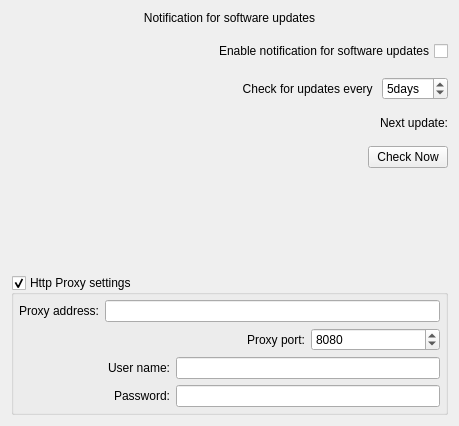
     <widget class="QWidget" name="tabUpdates">
      <attribute name="title">
       <string>Updates</string>
      </attribute>
      <layout class="QGridLayout">
       <property name="verticalSpacing">
        <number>16</number>
       </property>
       <item row="0" column="0" colspan="3">
        <widget class="QLabel" name="labelPageUpdates">
         <property name="sizePolicy">
          <sizepolicy hsizetype="Preferred" vsizetype="Fixed">
           <horstretch>0</horstretch>
           <verstretch>4</verstretch>
          </sizepolicy>
         </property>
         <property name="text">
          <string>Notification for software updates</string>
         </property>
         <property name="alignment">
          <set>Qt::AlignCenter</set>
         </property>
        </widget>
       </item>
       <item row="1" column="0" colspan="3">
        <widget class="IQFCheckBox" name="cbSwUpdatesEnable">
         <property name="sizePolicy">
          <sizepolicy hsizetype="Minimum" vsizetype="Fixed">
           <horstretch>0</horstretch>
           <verstretch>1</verstretch>
          </sizepolicy>
         </property>
         <property name="layoutDirection">
          <enum>Qt::RightToLeft</enum>
         </property>
         <property name="text">
          <string>Enable notification for software updates</string>
         </property>
        </widget>
       </item>
       <item row="2" column="0" colspan="2">
        <widget class="QLabel" name="labelCheckSwUpdates">
         <property name="sizePolicy">
          <sizepolicy hsizetype="Preferred" vsizetype="Preferred">
           <horstretch>1</horstretch>
           <verstretch>0</verstretch>
          </sizepolicy>
         </property>
         <property name="text">
          <string>Check for updates every </string>
         </property>
         <property name="alignment">
          <set>Qt::AlignRight|Qt::AlignTrailing|Qt::AlignVCenter</set>
         </property>
        </widget>
       </item>
       <item row="2" column="2">
        <widget class="IQFSpinBox" name="sBUpdatesInterval">
         <property name="sizePolicy">
          <sizepolicy hsizetype="Minimum" vsizetype="Fixed">
           <horstretch>0</horstretch>
           <verstretch>1</verstretch>
          </sizepolicy>
         </property>
         <property name="suffix">
          <string>days</string>
         </property>
         <property name="minimum">
          <number>1</number>
         </property>
         <property name="maximum">
          <number>90</number>
         </property>
         <property name="value">
          <number>5</number>
         </property>
        </widget>
       </item>
       <item row="3" column="0" colspan="3">
        <widget class="QLabel" name="labelNextUpdate">
         <property name="text">
          <string>Next update:</string>
         </property>
         <property name="alignment">
          <set>Qt::AlignRight|Qt::AlignTrailing|Qt::AlignVCenter</set>
         </property>
        </widget>
       </item>
       <item row="4" column="0">
        <spacer>
         <property name="orientation">
          <enum>Qt::Horizontal</enum>
         </property>
         <property name="sizeType">
          <enum>QSizePolicy::MinimumExpanding</enum>
         </property>
         <property name="sizeHint" stdset="0">
          <size>
           <width>351</width>
           <height>20</height>
          </size>
         </property>
        </spacer>
       </item>
       <item row="4" column="1" colspan="2">
        <widget class="IQFPushButton" name="pBCheckUpdates">
         <property name="sizePolicy">
          <sizepolicy hsizetype="Minimum" vsizetype="Fixed">
           <horstretch>1</horstretch>
           <verstretch>0</verstretch>
          </sizepolicy>
         </property>
         <property name="text">
          <string>Check Now</string>
         </property>
        </widget>
       </item>
       <item row="5" column="0" colspan="3">
        <spacer>
         <property name="orientation">
          <enum>Qt::Vertical</enum>
         </property>
         <property name="sizeHint" stdset="0">
          <size>
           <width>20</width>
           <height>91</height>
          </size>
         </property>
        </spacer>
       </item>
       <item row="6" column="0" colspan="3">
        <widget class="QGroupBox" name="groupBoxProxy">
         <property name="sizePolicy">
          <sizepolicy hsizetype="Preferred" vsizetype="Preferred">
           <horstretch>0</horstretch>
           <verstretch>2</verstretch>
          </sizepolicy>
         </property>
         <property name="title">
          <string>Http Proxy settings</string>
         </property>
         <property name="checkable">
          <bool>true</bool>
         </property>
         <layout class="QGridLayout">
          <property name="margin">
           <number>5</number>
          </property>
          <item row="0" column="0">
           <widget class="QLabel" name="labelProxyHost">
            <property name="text">
             <string>Proxy address:</string>
            </property>
            <property name="alignment">
             <set>Qt::AlignRight|Qt::AlignTrailing|Qt::AlignVCenter</set>
            </property>
           </widget>
          </item>
          <item row="0" column="1" colspan="3">
           <widget class="IQFLineEdit" name="lEProxyHost"/>
          </item>
          <item row="1" column="0" colspan="3">
           <widget class="QLabel" name="labelProxyPort">
            <property name="text">
             <string>Proxy port:</string>
            </property>
            <property name="alignment">
             <set>Qt::AlignRight|Qt::AlignTrailing|Qt::AlignVCenter</set>
            </property>
           </widget>
          </item>
          <item row="1" column="3">
           <widget class="IQFSpinBox" name="spinBoxProxyPort">
            <property name="minimum">
             <number>1</number>
            </property>
            <property name="maximum">
             <number>65535</number>
            </property>
            <property name="value">
             <number>8080</number>
            </property>
           </widget>
          </item>
          <item row="2" column="0" colspan="2">
           <widget class="QLabel" name="labelProxyUser">
            <property name="sizePolicy">
             <sizepolicy hsizetype="Preferred" vsizetype="Preferred">
              <horstretch>1</horstretch>
              <verstretch>0</verstretch>
             </sizepolicy>
            </property>
            <property name="text">
             <string>User name:</string>
            </property>
            <property name="alignment">
             <set>Qt::AlignRight|Qt::AlignTrailing|Qt::AlignVCenter</set>
            </property>
           </widget>
          </item>
          <item row="2" column="2" colspan="2">
           <widget class="IQFLineEdit" name="lEProxyUser">
            <property name="sizePolicy">
             <sizepolicy hsizetype="Expanding" vsizetype="Fixed">
              <horstretch>2</horstretch>
              <verstretch>0</verstretch>
             </sizepolicy>
            </property>
           </widget>
          </item>
          <item row="3" column="0" colspan="2">
           <widget class="QLabel" name="labelProxyPwd">
            <property name="sizePolicy">
             <sizepolicy hsizetype="Preferred" vsizetype="Preferred">
              <horstretch>1</horstretch>
              <verstretch>0</verstretch>
             </sizepolicy>
            </property>
            <property name="text">
             <string>Password:</string>
            </property>
            <property name="alignment">
             <set>Qt::AlignRight|Qt::AlignTrailing|Qt::AlignVCenter</set>
            </property>
           </widget>
          </item>
          <item row="3" column="2" colspan="2">
           <widget class="IQFLineEdit" name="lEProxyPassword">
            <property name="echoMode">
             <enum>QLineEdit::Password</enum>
            </property>
           </widget>
          </item>
         </layout>
        </widget>
       </item>
      </layout>
     </widget>
